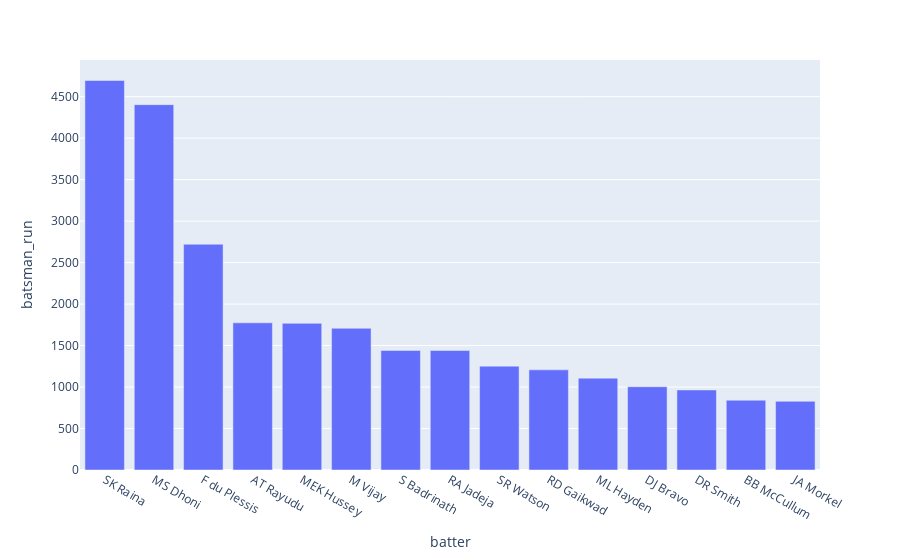

The code cell stored with this chart in its notebook:
### Code cell
team_df = matches[(matches["Team1"] == "Chennai Super Kings") | (matches["Team2"] == "Chennai Super Kings")]
balls_df = balls[balls["BattingTeam"] == "Chennai Super Kings"]
top_15_batter = balls_df.groupby("batter")["batsman_run"].sum().sort_values(ascending=False).head(15).reset_index()
px.bar(data_frame=top_15_batter, x="batter", y='batsman_run')

### Figure 1 — Plotly figure (JSON) as saved in the notebook; plotly's stock layout.template omitted (floating-point values rounded to 4 significant figures)
{"data": [{"alignmentgroup": "True", "hovertemplate": "batter=%{x}<br>batsman_run=%{y}<extra></extra>", "legendgroup": "", "marker": {"color": "#636efa", "pattern": {"shape": ""}}, "name": "", "offsetgroup": "", "orientation": "v", "showlegend": false, "textposition": "auto", "type": "bar", "x": ["SK Raina", "MS Dhoni", "F du Plessis", "AT Rayudu", "MEK Hussey", "M Vijay", "S Badrinath", "RA Jadeja", "SR Watson", "RD Gaikwad", "ML Hayden", "DJ Bravo", "DR Smith", "BB McCullum", "JA Morkel"], "xaxis": "x", "y": [4695, 4404, 2721, 1774, 1768, 1708, 1441, 1440, 1252, 1207, 1107, 1004, 965, 841, 828], "yaxis": "y"}], "layout": {"autosize": true, "barmode": "relative", "legend": {"tracegroupgap": 0}, "margin": {"t": 60}, "xaxis": {"anchor": "y", "autorange": true, "domain": [0, 1], "range": [-0.5, 14.5], "title": {"text": "batter"}, "type": "category"}, "yaxis": {"anchor": "x", "autorange": true, "domain": [0, 1], "range": [0, 4942.0], "title": {"text": "batsman_run"}, "type": "linear"}}}
